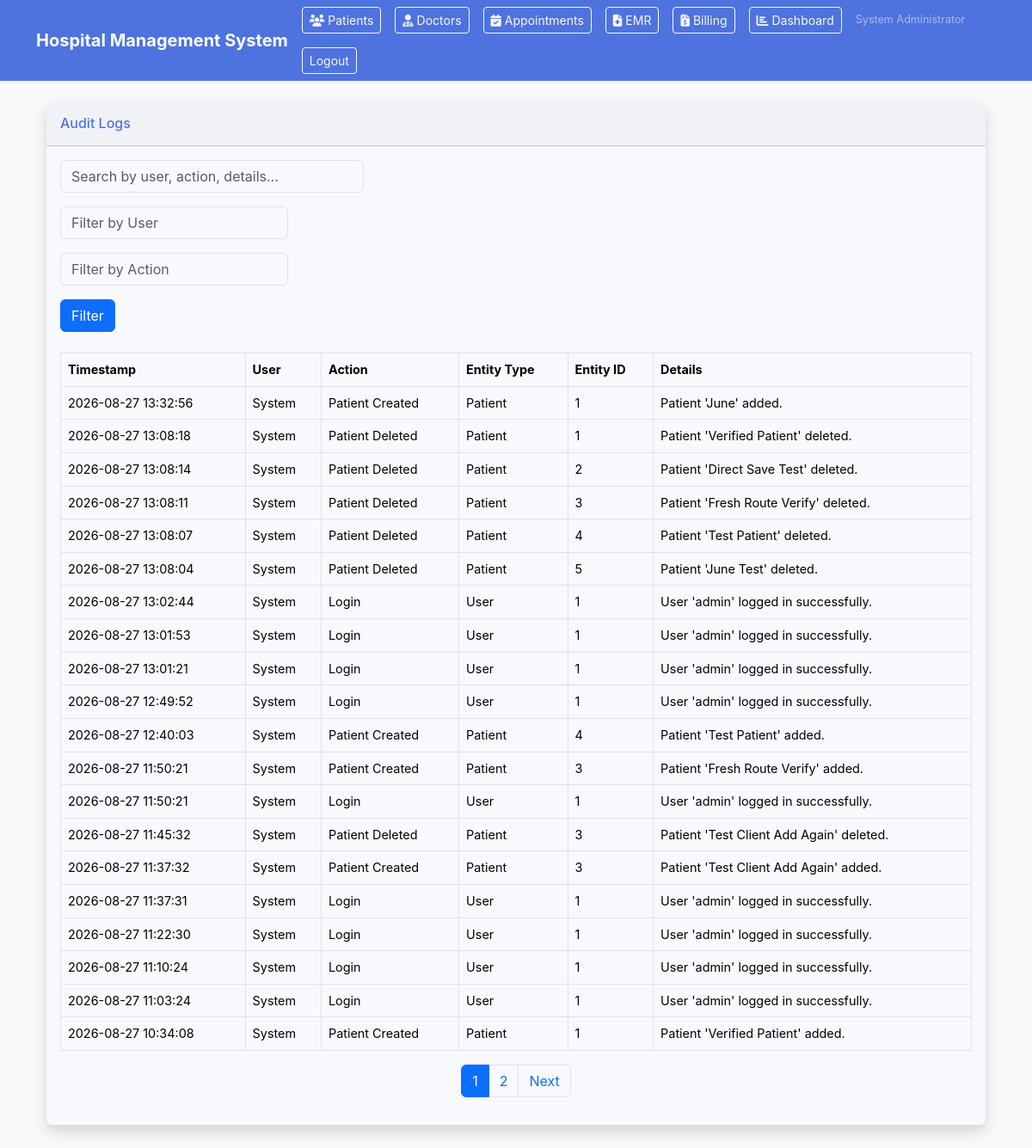
The app's page /security_audit/audit_logs (signed in) with its own data.
### Hospital-Management-System/models.py (models this page shows, shortened)
class User(db.Model, UserMixin):
    __tablename__ = "users"
    id = db.Column(db.Integer, primary_key=True)
    username = db.Column(db.String(80), unique=True, nullable=False)
    password_hash = db.Column(db.String(255), nullable=False)
    role = db.Column(db.String(50), nullable=False)
    full_name = db.Column(db.String(120), nullable=False, default="")
    failed_login_attempts = db.Column(db.Integer, default=0, nullable=False)
    is_locked = db.Column(db.Boolean, default=False, nullable=False)
    last_password_change = db.Column(db.DateTime, default=datetime.utcnow, nullable=False)
    patient = db.relationship("Patient", backref="user", uselist=False, cascade="all, delete-orphan")
    doctor = db.relationship("Doctor", backref="user", uselist=False, cascade="all, delete-orphan")
    nurse = db.relationship("Nurse", backref="user", uselist=False, cascade="all, delete-orphan")
    employee = db.relationship("Employee", backref=db.backref("user", uselist=False))

class AuditLog(db.Model):
    __tablename__ = "audit_logs"
    id = db.Column(db.Integer, primary_key=True)
    user_id = db.Column(db.Integer, db.ForeignKey("users.id"), nullable=True)
    action = db.Column(db.String(150), nullable=False)
    entity_type = db.Column(db.String(120), nullable=True)
    entity_id = db.Column(db.Integer, nullable=True)
    details = db.Column(db.Text, nullable=True)
    timestamp = db.Column(db.DateTime, default=datetime.utcnow, nullable=False)

### Hospital-Management-System/routes/security_audit.py (the view, shortened to what this page needs)
@security_audit_bp.route("/audit_logs")
@login_required
@role_required("Admin")
def list_audit_logs():
    page = request.args.get("page", 1, type=int)
    search = request.args.get("search", "").strip()
    user_id = request.args.get("user_id", type=int)
    action = request.args.get("action", "").strip()
    query = AuditLog.query.join(User, isouter=True)
    if user_id:
        query = query.filter(AuditLog.user_id == user_id)
    if action:
        query = query.filter(AuditLog.action == action)
    pagination = query.order_by(AuditLog.timestamp.desc()).paginate(page=page, per_page=20, error_out=False)
    users = User.query.order_by(User.username).all()
    actions = db.session.query(AuditLog.action).distinct().all()
    return render_template(
        "audit_logs.html",
        title="Audit Logs",
        logs=pagination.items,
        pagination=pagination,
        search=search,
        user_id=user_id,
        action=action,
        users=users,
        actions=[a[0] for a in actions]
    )

### Hospital-Management-System/app.py (called while the page is built)
@login_manager.user_loader
def load_user(user_id: str):
    return get_user_by_id(int(user_id))

@app.before_request
def protect_pages():
    if request.endpoint in {None, "static"}:
        return None
    if request.endpoint in {"auth.login", "auth.logout", "auth.register"}:
        return None
    if current_user.is_authenticated:
        return None
    flash("Please log in to continue.", "warning")
    return redirect(url_for("auth.login"))

@app.context_processor
def inject_settings():
    if 'settings' not in g:
        try:
            if db.inspect(db.engine).has_table('system_settings'):
                g.settings = {s.key: s.value for s in SystemSetting.query.all()}
            else:
                g.settings = {}
        except Exception:
            g.settings = {}
    return dict(settings=g.settings)

### Hospital-Management-System/models.py (called while the page is built)
def get_user_by_id(user_id: int) -> Optional[User]:
    if current_app:
        return User.query.get(user_id)
    from app import app as flask_app
    with flask_app.app_context():
        return User.query.get(user_id)

### Hospital-Management-System/routes/auth.py (called while the page is built)
def role_required(*allowed_roles):
    def decorator(view):
        @wraps(view)
        def wrapped(*args, **kwargs):
            if not current_user.is_authenticated:
                flash("Please log in to continue.", "warning")
                return redirect(url_for("auth.login"))
            if current_user.role not in allowed_roles:
                flash("You do not have permission to view this page.", "danger")
                return redirect(url_for("auth.dashboard"))
            return view(*args, **kwargs)
        return wrapped
    return decorator

### Hospital-Management-System/routes/audit_logs.html (shortened to what this page needs)
{% extends "base.html" %}
{% block content %}
<div class="container-fluid">
    <div class="card shadow mb-4">
        <div class="card-header py-3 d-flex justify-content-between align-items-center">
            <h6 class="m-0 font-weight-bold text-primary">{{ title }}</h6>
        </div>
        <div class="card-body">
            <form method="get" action="{{ url_for('security_audit.list_audit_logs') }}" class="mb-4">
                <div class="form-row">
                    <div class="col-md-4 mb-3">
                        <input type="text" name="search" class="form-control" placeholder="Search by user, action, details..." value="{{ search or '' }}">
                    </div>
                    <div class="col-md-3 mb-3">
                        <select name="user_id" class="form-control">
                            <option value="">Filter by User</option>
                        </select>
                    </div>
                    <div class="col-md-3 mb-3">
                        <select name="action" class="form-control">
                            <option value="">Filter by Action</option>
                        </select>
                    </div>
                    <div class="col-md-2 mb-3">
                        <button type="submit" class="btn btn-primary btn-block">Filter</button>
                    </div>
                </div>
            </form>
            <div class="table-responsive">
                <table class="table table-bordered" id="dataTable" width="100%" cellspacing="0">
                    <thead>
                        <tr>
                            <th>Timestamp</th>
                            <th>User</th>
                            <th>Action</th>
                            <th>Entity Type</th>
                            <th>Entity ID</th>
                            <th>Details</th>
                        </tr>
                    </thead>
                    <tbody>
                        {% for log in logs %}
                        <tr>
                            <td>{{ log.timestamp.strftime('%Y-%m-%d %H:%M:%S') }}</td>
                            <td>{{ log.user.username if log.user else 'System' }}</td>
                            <td>{{ log.action }}</td>
                            <td>{{ log.entity_type or 'N/A' }}</td>
                            <td>{{ log.entity_id or 'N/A' }}</td>
                            <td>{{ log.details | truncate(100) or 'N/A' }}</td>
                        </tr>
                        {% else %}
                        <tr>
                            <td colspan="6" class="text-center">No audit logs found.</td>
                        </tr>
                        {% endfor %}
                    </tbody>
                </table>
            </div>
            <nav aria-label="Page navigation">
                <ul class="pagination justify-content-center">
                    {% for p in pagination.iter_pages() %}
                        {% if p %}
                            <li class="page-item {% if p == pagination.page %}active{% endif %}"><a class="page-link" href="{{ url_for('security_audit.list_audit_logs', page=p, search=search, user_id=user_id, action=action) }}">{{ p }}</a></li>
                        {% else %}
                            <li class="page-item disabled"><a class="page-link" href="#">...</a></li>
                        {% endif %}
                    {% endfor %}
                    {% if pagination.has_next %}
                    <li class="page-item"><a class="page-link" href="{{ url_for('security_audit.list_audit_logs', page=pagination.next_num, search=search, user_id=user_id, action=action) }}">Next</a></li>
                    {% endif %}
                </ul>
            </nav>
        </div>
    </div>
</div>
{% endblock %}

### Hospital-Management-System/templates/base.html (shortened to what this page needs)
<!doctype html>
<html lang="en">
<head>
    <link href="https://cdn.jsdelivr.net/npm/bootstrap@5.3.3/dist/css/bootstrap.min.css" rel="stylesheet">
    <link rel="stylesheet" href="https://cdnjs.cloudflare.com/ajax/libs/font-awesome/6.5.2/css/all.min.css">
    <link rel="stylesheet" href="{{ url_for('static', filename='css/style.css') }}">
</head>
<body class="bg-light">
    <nav class="navbar navbar-expand-lg navbar-dark bg-primary shadow-sm">
        <div class="container">
            <a class="navbar-brand fw-bold" href="{{ url_for('auth.dashboard') if current_user.is_authenticated else url_for('auth.login') }}">Hospital Management System</a>
            {% if current_user.is_authenticated %}
                <div class="d-flex align-items-center gap-3 flex-wrap">
                    <a class="btn btn-outline-light btn-sm" href="{{ url_for('patients.patients_index') }}"><i class="fas fa-users me-1"></i>Patients</a>
                    <a class="btn btn-outline-light btn-sm" href="{{ url_for('doctors.doctors_index') }}"><i class="fas fa-user-md me-1"></i>Doctors</a>
                    <a class="btn btn-outline-light btn-sm" href="{{ url_for('appointments.appointments_index') }}"><i class="fas fa-calendar-check me-1"></i>Appointments</a>
                    <a class="btn btn-outline-light btn-sm" href="{{ url_for('emr.emr_index') }}"><i class="fas fa-file-medical me-1"></i>EMR</a>
                    <a class="btn btn-outline-light btn-sm" href="{{ url_for('billing.billing_index') }}"><i class="fas fa-file-invoice-dollar me-1"></i>Billing</a>
                    <a class="btn btn-outline-light btn-sm" href="{{ url_for('patients.dashboard_patients') }}"><i class="fas fa-chart-bar me-1"></i>Dashboard</a>
                    <span class="text-white-50 small">{{ current_user.full_name or current_user.username }}</span>
                    <a class="btn btn-outline-light btn-sm" href="{{ url_for('auth.logout') }}">Logout</a>
                </div>
            {% endif %}
        </div>
    </nav>
    <main class="container py-4">
        {% block content %}{% endblock %}
    </main>
</body>
</html>

### Hospital-Management-System/static/css/style.css (style rules this page uses)
:root { --bs-primary-rgb: 78, 115, 223; --bs-secondary-rgb: 133, 135, 150; --bs-font-sans-serif: "Inter", -apple-system, BlinkMacSystemFont, "Segoe UI", Roboto, "Helvetica Neue", Arial, sans-serif; --bs-body-font-family: var(--bs-font-sans-serif); --bs-body-font-size: 0.9rem; --bs-body-color: #5a5c69; --bs-body-bg: #f8f9fc; }
body { overflow-x: hidden; }
.navbar { box-shadow: 0 0.15rem 1.75rem 0 rgba(58, 59, 69, 0.15); }
.card { border: none; transition: all 0.3s; }
.card-header { font-weight: 600; }

### records on screen
User: full_name "System Administrator"
AuditLog: timestamp "2026-08-27 13:32:56", user "System", action "Patient Created", entity_type "Patient", entity "1", details "Patient 'June' added."
AuditLog: timestamp "2026-08-27 13:08:18", user "System", action "Patient Deleted", entity_type "Patient", entity "1", details "Patient 'Verified Patient' deleted."
AuditLog: timestamp "2026-08-27 13:08:14", user "System", action "Patient Deleted", entity_type "Patient", entity "2", details "Patient 'Direct Save Test' deleted."
AuditLog: timestamp "2026-08-27 13:08:11", user "System", action "Patient Deleted", entity_type "Patient", entity "3", details "Patient 'Fresh Route Verify' deleted."
AuditLog: timestamp "2026-08-27 13:08:07", user "System", action "Patient Deleted", entity_type "Patient", entity "4", details "Patient 'Test Patient' deleted."
AuditLog: timestamp "2026-08-27 13:08:04", user "System", action "Patient Deleted", entity_type "Patient", entity "5", details "Patient 'June Test' deleted."
AuditLog: timestamp "2026-08-27 13:02:44", user "System", action "Login", entity_type "User", entity "1", details "User 'admin' logged in successfully."
AuditLog: timestamp "2026-08-27 13:01:53", user "System", action "Login", entity_type "User", entity "1", details "User 'admin' logged in successfully."
AuditLog: timestamp "2026-08-27 13:01:21", user "System", action "Login", entity_type "User", entity "1", details "User 'admin' logged in successfully."
AuditLog: timestamp "2026-08-27 12:49:52", user "System", action "Login", entity_type "User", entity "1", details "User 'admin' logged in successfully."
AuditLog: timestamp "2026-08-27 12:40:03", user "System", action "Patient Created", entity_type "Patient", entity "4", details "Patient 'Test Patient' added."
AuditLog: timestamp "2026-08-27 11:50:21", user "System", action "Patient Created", entity_type "Patient", entity "3", details "Patient 'Fresh Route Verify' added."
AuditLog: timestamp "2026-08-27 11:50:21", user "System", action "Login", entity_type "User", entity "1", details "User 'admin' logged in successfully."
AuditLog: timestamp "2026-08-27 11:45:32", user "System", action "Patient Deleted", entity_type "Patient", entity "3", details "Patient 'Test Client Add Again' deleted."
AuditLog: timestamp "2026-08-27 11:37:32", user "System", action "Patient Created", entity_type "Patient", entity "3", details "Patient 'Test Client Add Again' added."
AuditLog: timestamp "2026-08-27 11:37:31", user "System", action "Login", entity_type "User", entity "1", details "User 'admin' logged in successfully."
AuditLog: timestamp "2026-08-27 11:22:30", user "System", action "Login", entity_type "User", entity "1", details "User 'admin' logged in successfully."
AuditLog: timestamp "2026-08-27 11:10:24", user "System", action "Login", entity_type "User", entity "1", details "User 'admin' logged in successfully."
AuditLog: timestamp "2026-08-27 11:03:24", user "System", action "Login", entity_type "User", entity "1", details "User 'admin' logged in successfully."
AuditLog: timestamp "2026-08-27 10:34:08", user "System", action "Patient Created", entity_type "Patient", entity "1", details "Patient 'Verified Patient' added."

### other values on screen
{{ title }} "Audit Logs"
{{ p }} "1" "2"
